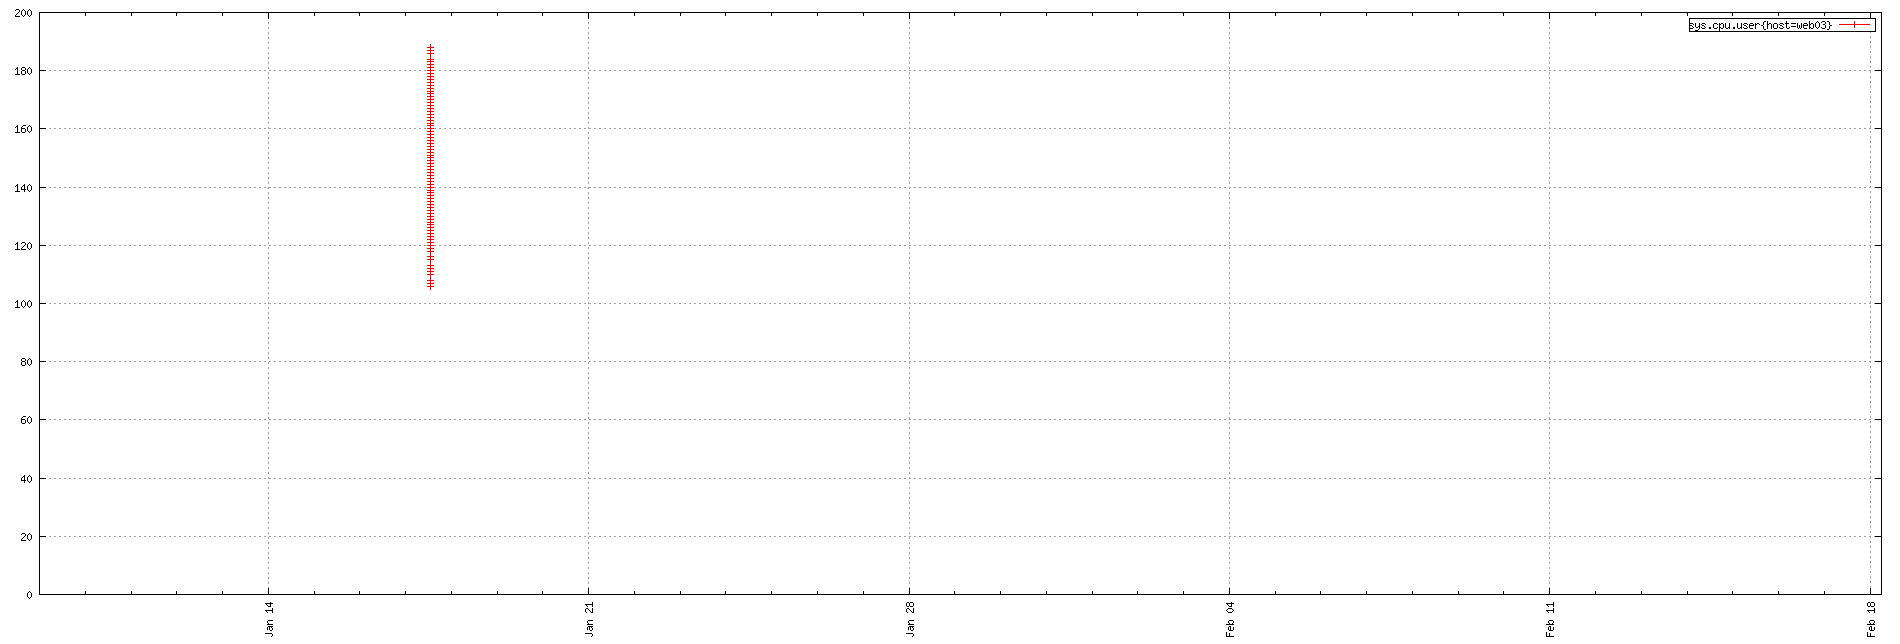

The script that saved this image:
set term png small size 1900,644
set xdata time
set timefmt "%s"
if (GPVAL_VERSION < 4.6) set xtics rotate; else set xtics rotate right
set output "${TMPDIR-'tmp'}/tsd/642729b5.png"
set xrange ["1673222400":"1676699918"]
set format x "%b %d"
set grid
set style data linespoint
set key right box
set yrange [0:]
plot  "${TMPDIR-'tmp'}/tsd/642729b5_0.dat" using 1:2 title "sys.cpu.user{host=web03}"
